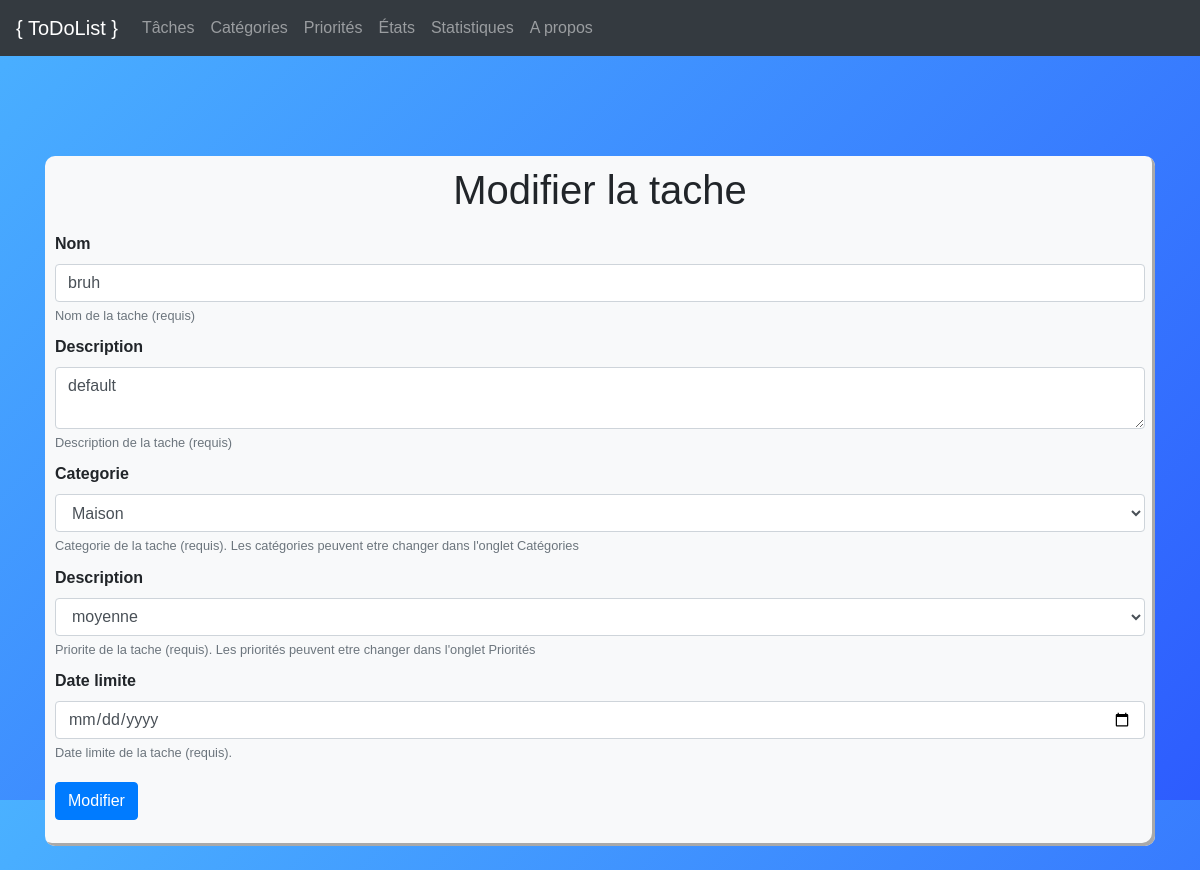
The app's page /modifier-tache/2, older data.
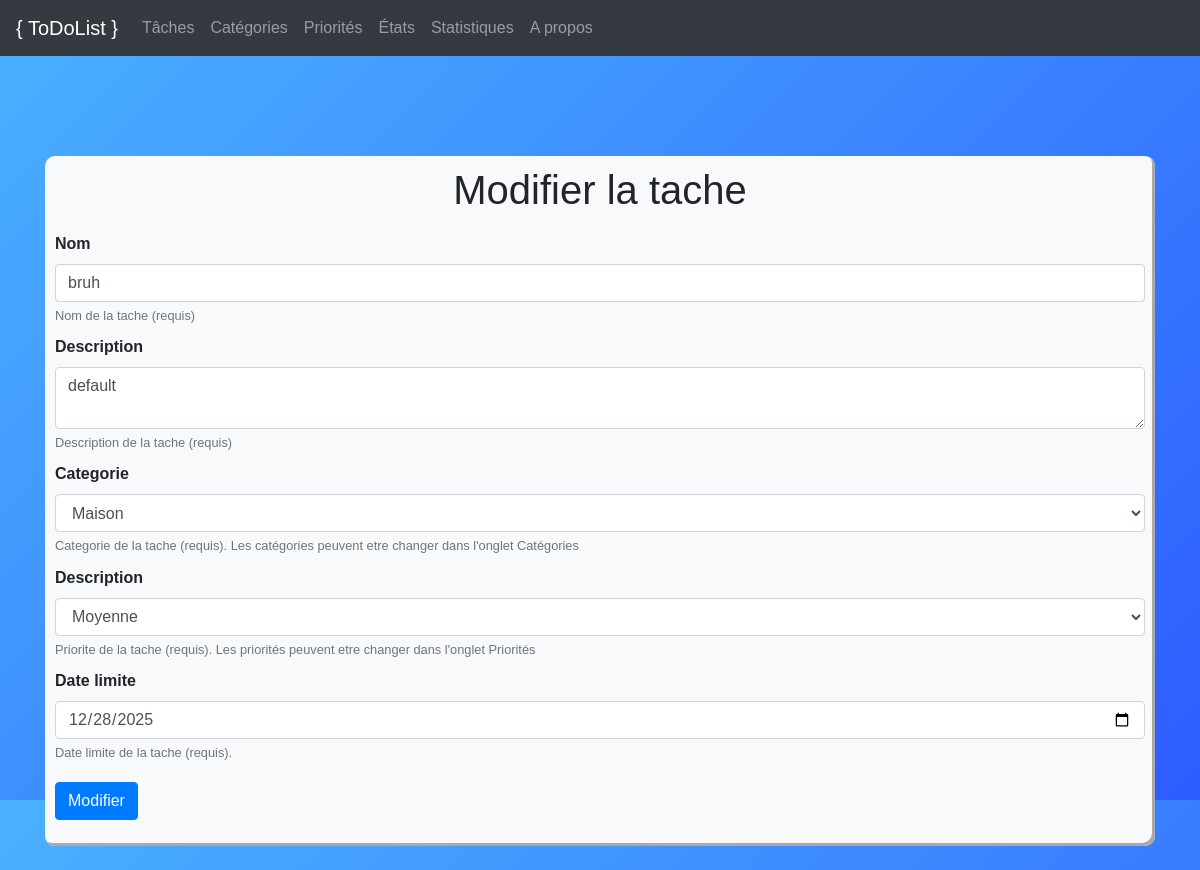
The same page, newer data.
### tables this page shows
CREATE TABLE "Taches" (
	"idTache"	INTEGER PRIMARY KEY AUTOINCREMENT,
	"nom"	TEXT NOT NULL CHECK(length(nom)<=50),
	"description"	TEXT NOT NULL DEFAULT 'default',
	"idCategorie"	INTEGER,
	"idEtat"	INTEGER,
	"idPriorite"	INTEGER,
	"dateLimite"	TEXT NOT NULL,
	"dateFin"	TEXT,
	FOREIGN KEY("idCategorie") REFERENCES "Categorie"("idCategorie"),
	FOREIGN KEY("idEtat") REFERENCES "Etat"("idEtat"),
	FOREIGN KEY("idPriorite") REFERENCES "Priorite"("idPriorite")
);

CREATE TABLE "Priorite" (
	"idPriorite"	INTEGER PRIMARY KEY AUTOINCREMENT,
	"nom"	TEXT NOT NULL
);

CREATE TABLE "Categorie" (
	"idCategorie"	INTEGER PRIMARY KEY AUTOINCREMENT,
	"nom"	TEXT NOT NULL
);

### main.py (the view)
@app.route('/modifier-tache/<idTache>')
def modifier_tache_page(idTache):
    return render_template('modifier-tache.html',
                           tache=database.getTaches()[int(idTache)-1],
                           categories=database.getCategories(),
                           priorites=database.getPriorites())

### bdd.py (called while the page is built)
    def getTaches(self, filtre=True):
        data = (self.cursor.execute("""
        SELECT *
        FROM Taches
        WHERE idEtat != 3
        """).fetchall()
                if filtre else
                self.cursor.execute("""
        SELECT *
        FROM Taches
        """).fetchall())
        return [Tache.Tache(*i, self) for i in data]

    def getCategories(self):
        return [i[0] for i in self.cursor.execute("""SELECT nom FROM Categorie""").fetchall()]

    def getPriorites(self):
        return [i[0] for i in self.cursor.execute("""SELECT nom FROM Priorite""").fetchall()]

### templates/modifier-tache.html (shortened to what this page needs)
{% extends "base.html" %}
{% block contenu %}
    <form action="/modifier-tache-req/{{ tache.idTache }}" method="post" class="bg-light"
          style="padding: 10px; border-radius: 10px; box-shadow: inset -3px -3px 0 0 darkgray">
        <div class="form-group">
            <h1 style="text-align: center">Modifier la tache</h1>
            <label for="nom-tache" class="label-input">Nom</label>
            <input name="nom" type="text" class="form-control" id="nom-tache" aria-describedby="emailHelp"
                   placeholder="Entrez le nom de votre tache" value="{{ tache.nom }}" required>
            <small id="nomHelp" class="form-text text-muted">Nom de la tache (requis)</small>
            <label for="description" class="label-input">Description</label>
            <textarea name="description" class="form-control" id="description"
                      placeholder="Entrez une courte description de votre tache" required>{{ tache.description|replace("\\r\\n", "\r\n") }}</textarea>
            <small id="descriptionHelp" class="form-text text-muted">Description de la tache (requis)</small>
            <label for="categorie" class="label-input">Categorie</label>
            <select name="idCategorie" class="form-control" id="categorie" required>
                {% for i in range(categories|length) %}
                    <option value="{{ i + 1 }}" {% if tache.idCategorie|int == i + 1 %} selected="selected" {% endif %} >{{ categories[i] }}</option>
                {% endfor %}
            </select>
            <small id="categorieHelp" class="form-text text-muted">Categorie de la tache (requis). Les catégories
                peuvent etre changer dans l'onglet Catégories</small>
            <label for="priorite" class="label-input">Description</label>
            <select name="idPriorite" class="form-control" id="priorite" required>
                {% for i in range(priorites|length) %}
                    <option value="{{ i + 1 }}" {% if tache.idPriorite|int == i + 1 %} selected="selected" {% endif %} >{{ priorites[i] }}</option>
                {% endfor %}
            </select>
            <small id="prioriteHelp" class="form-text text-muted">Priorite de la tache (requis). Les priorités peuvent
                etre changer dans l'onglet Priorités</small>
            <label for="date_limite" class="label-input">Date limite</label>
            <input name="dateLimite" type="date" class="form-control" id="date_limite"
                   placeholder="Entrer la date limite de votre tache" value="{{ tache.dateLimite }}" required>
            <small id="date_limiteHelp" class="form-text text-muted">Date limite de la tache (requis).</small>
            <button type="submit" class="btn btn-primary" style="margin-top: 20px">Modifier</button>
        </div>
    </form>
{% endblock %}

Row changes from the older to the newer data that the page shows:
changed Taches "bruh": idPriorite "moyenne" → "Moyenne"; dateLimite (not shown) → "12/28/2025"
